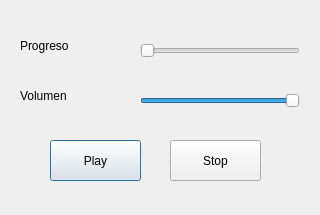
<?xml version="1.0" encoding="UTF-8"?>
<ui version="4.0">
 <class>sound</class>
 <widget class="QDialog" name="sound">
  <property name="geometry">
   <rect>
    <x>0</x>
    <y>0</y>
    <width>320</width>
    <height>215</height>
   </rect>
  </property>
  <property name="windowTitle">
   <string>Dialog</string>
  </property>
  <widget class="QSlider" name="progressSlider">
   <property name="geometry">
    <rect>
     <x>140</x>
     <y>40</y>
     <width>160</width>
     <height>22</height>
    </rect>
   </property>
   <property name="orientation">
    <enum>Qt::Horizontal</enum>
   </property>
  </widget>
  <widget class="QSlider" name="volumeSlider">
   <property name="geometry">
    <rect>
     <x>140</x>
     <y>90</y>
     <width>160</width>
     <height>22</height>
    </rect>
   </property>
   <property name="value">
    <number>99</number>
   </property>
   <property name="orientation">
    <enum>Qt::Horizontal</enum>
   </property>
  </widget>
  <widget class="QLabel" name="label">
   <property name="geometry">
    <rect>
     <x>20</x>
     <y>80</y>
     <width>91</width>
     <height>31</height>
    </rect>
   </property>
   <property name="text">
    <string>Volumen</string>
   </property>
  </widget>
  <widget class="QLabel" name="label_2">
   <property name="geometry">
    <rect>
     <x>20</x>
     <y>30</y>
     <width>91</width>
     <height>31</height>
    </rect>
   </property>
   <property name="text">
    <string>Progreso</string>
   </property>
  </widget>
  <widget class="QPushButton" name="playBtn">
   <property name="geometry">
    <rect>
     <x>50</x>
     <y>140</y>
     <width>91</width>
     <height>41</height>
    </rect>
   </property>
   <property name="text">
    <string>Play</string>
   </property>
  </widget>
  <widget class="QPushButton" name="stopBtn">
   <property name="geometry">
    <rect>
     <x>170</x>
     <y>140</y>
     <width>91</width>
     <height>41</height>
    </rect>
   </property>
   <property name="text">
    <string>Stop</string>
   </property>
  </widget>
 </widget>
 <resources/>
 <connections/>
</ui>
